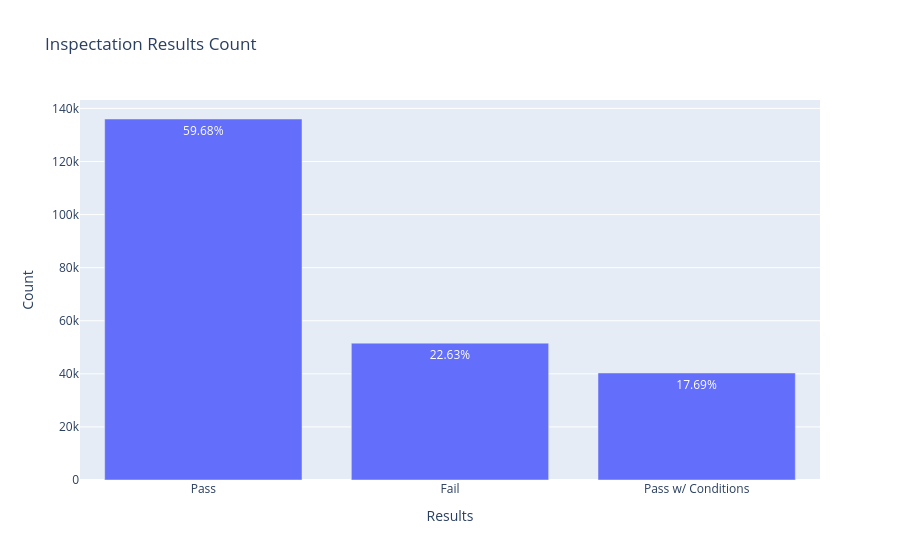

Notebook code cell kept with this figure:
### Code cell
x = df['Results'].value_counts().index.values.astype('str')
y = df['Results'].value_counts().values
pct = [("%.2f"%(v*100))+"%"for v in (y/len(df))]


trace1 = go.Bar(x=x, y=y, text=pct)
layout = dict(title= 'Inspectation Results Count',
              yaxis = dict(title='Count'),
              xaxis = dict(title='Results'))
fig=dict(data=[trace1], layout=layout)
iplot(fig)

### Figure 1 — Plotly figure (JSON) as saved in the notebook; plotly's stock layout.template omitted (floating-point values rounded to 4 significant figures)
{"data": [{"text": ["59.68%", "22.63%", "17.69%"], "type": "bar", "x": ["Pass", "Fail", "Pass w/ Conditions"], "y": [136014, 51569, 40320]}], "layout": {"title": {"text": "Inspectation Results Count"}, "xaxis": {"title": {"text": "Results"}}, "yaxis": {"title": {"text": "Count"}}}}
